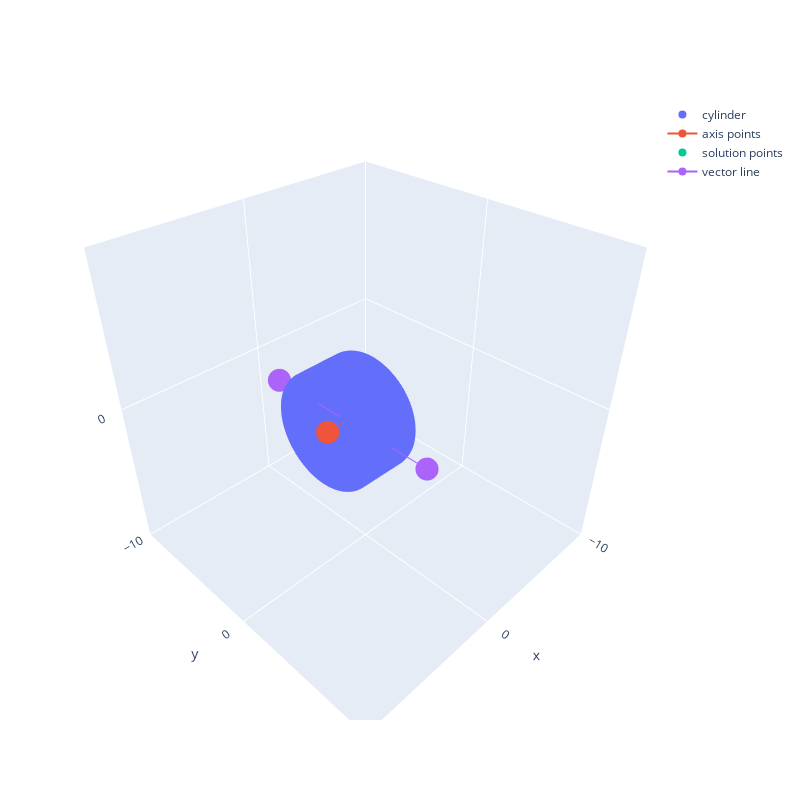

The notebook cell saved with this chart:
### Code cell
random_points_line = np.array([[1.5,0,0],[1.5,6,0]])
unit_vec = (random_points_line[1]-random_points_line[0])
vector_v_unit = unit_vec/norm(unit_vec)
vector_v = random_points_line[0] + vector_v_unit

print(vector_v)
line = np.array([[1.5,-6,0],[1.5,6,0]])

x_p = line[:,0]
y_p = line[:,1]
z_p = line[:,2]


x, y, z = X.flatten(), Y.flatten(), Z.flatten() 


p = np.array([p0,p1])
sol = np.array([[1.5,3,0],[1.5,-3,0]])

fig = go.Figure()

fig.add_trace(go.Scatter3d(x=x, y=y, z=z,
                                   mode='markers',name = 'cylinder'))

fig.add_trace(go.Scatter3d(x=p[:,0], y=p[:,1], z=p[:,2],
                                   mode='lines+markers',name = 'axis points'))

fig.add_trace(go.Scatter3d(x=sol[:,0], y=sol[:,1], z=sol[:,2],
                                   mode='markers',name = 'solution points'))

fig.add_trace(go.Scatter3d(x=x_p, y=y_p, z=z_p,
                                   mode='lines+markers',name = 'vector line'))

fig.update_layout(
    autosize=False,
    width=800,
    height=800,
    
    scene = dict(
        xaxis = dict(nticks=4, range=[-10,10],),
                     yaxis = dict(nticks=4, range=[-10,10],),
                     zaxis = dict(nticks=4, range=[-10,10],),aspectmode='cube'
    ),
       )


fig.show()

### Figure 1 — Plotly figure (JSON) as saved in the notebook; plotly's stock layout.template omitted (floating-point values rounded to 4 significant figures; data arrays with more than 128 entries replaced by an {"elided": "..."} marker saying what was removed)
{"data": [{"mode": "markers", "name": "cylinder", "type": "scatter3d", "x": {"elided": "10000 float values"}, "y": {"elided": "10000 float values"}, "z": {"elided": "10000 float values"}}, {"mode": "lines+markers", "name": "axis points", "type": "scatter3d", "x": [0, 3], "y": [0, 0], "z": [0, 0]}, {"mode": "markers", "name": "solution points", "type": "scatter3d", "x": [1.5, 1.5], "y": [3, -3], "z": [0, 0]}, {"mode": "lines+markers", "name": "vector line", "type": "scatter3d", "x": [1.5, 1.5], "y": [-6, 6], "z": [0, 0]}], "layout": {"autosize": false, "height": 800, "scene": {"aspectmode": "cube", "xaxis": {"nticks": 4, "range": [-10, 10]}, "yaxis": {"nticks": 4, "range": [-10, 10]}, "zaxis": {"nticks": 4, "range": [-10, 10]}}, "width": 800}}
